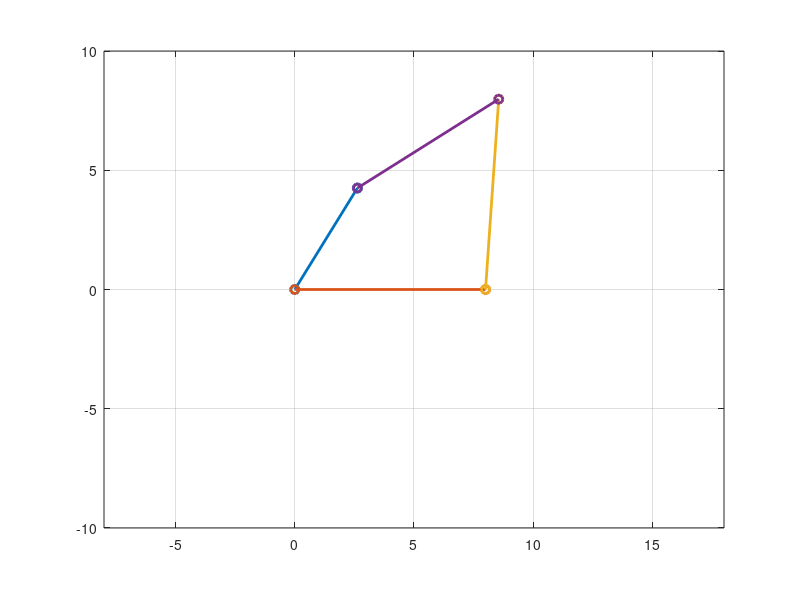

This chart was generated by the following MATLAB code:
clc
clearvars;

l1 = 8 ; % ground link
l2 = 5 ; % crank 
l3 = 7 ; % coupler
l4 = 8 ; % rocker/follower

for t = 0:0.01:1
    omega2 = pi/4; omega2 = rad2deg(omega2);
    th2 = omega2*t;
    alpha2 = 0;
    
    A = sin(th2);
    B = cos(th2) - (l1/l2);
    C = -(l1/l4)*cos(th2) + [((l1)^2 + (l2)^2 + (l4)^2 - (l3)^2)/(2*l2*l4)];
    
    th41 = 2*atan([A-sqrt(A^2+B^2-C^2)]/(B+C));
    th42 = 2*atan([A+sqrt(A^2+B^2-C^2)]/(B+C));
    
    D = -(l1/l3)*cos(th2) + [((l1)^2 + (l2)^2 + (l3)^2 - (l4)^2)/(2*l2*l3)];
    
    th31 = 2*atan([A-sqrt(A^2+B^2-D^2)]/(B+D));
    th32 = 2*atan([A+sqrt(A^2+B^2-D^2)]/(B+D));
    
    A = [l1*cos(th2); l2*sin(th2)];
    B = [l1+l4*cos(th41); l4*sin(th41)];
    
    Omega3 = ((l2*sin(th2-th41))/(l3*sin(th41-th32)))*omega2;
    Omega4 = ((l2*sin(th2-th32))/(l4*sin(th41-th32)))*omega2;
    
    Alpha3 = (l4*Omega4^2-l2*alpha2*sin(th2-th41)-l2*omega2^2*cos(th2-th32)-l3*Omega3^2*cos(th32-th41))/(l3*sin(th32-th41));
    Alpha3 = round(Alpha3);
    Alpha4 = (l2*alpha2*sin(th2-th32)+l2*omega2^2*cos(th2-th32)+l3*Omega3^2+l4*Omega4^2*cos(th41-th32))/(l4*sin(th41-th32));
    Alpha4 = round(Alpha4)
%     
%     subplot(2,1,1)
%     plot(th2,Alpha3);
%     hold on
% 
%     subplot(2,1,2)
    plot([0 l2*cos(th2)],[0 l2*sin(th2)],'o-','linewidth',2); hold on
    plot([0 l1],[0 0],'o-','linewidth',2); hold on
    plot([l1 l1+l4*cos(th41)],[0 l4*sin(th41)],'o-','linewidth',2); hold on
    plot([l2*cos(th2) l2*cos(th2)+l3*cos(pi+th32)],[l2*sin(th2) l2*sin(th2)+l3*sin(pi+th32)],'o-','linewidth',2); hold off
    grid on
    axis(gca,'equal');
    axis([-8 18 -10 10])
    pause(0.1)
    drawnow
end
